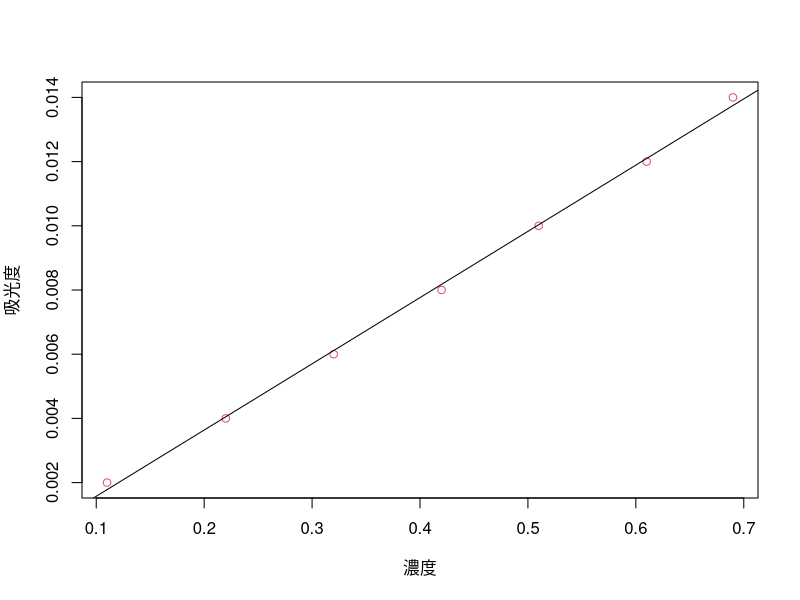

The R source for this figure:
y <- c(0.002,0.004,0.006,0.008,0.010,0.012,0.014)
x <- c(0.11,0.22,0.32,0.42,0.51,0.61,0.69)

ans <- lsfit(x,y)
con <- ans$coefficients
x_con <- x*con[2]-con[1]
plot(x,y,col=2,ylab="吸光度",xlab="濃度")
abline(ans)